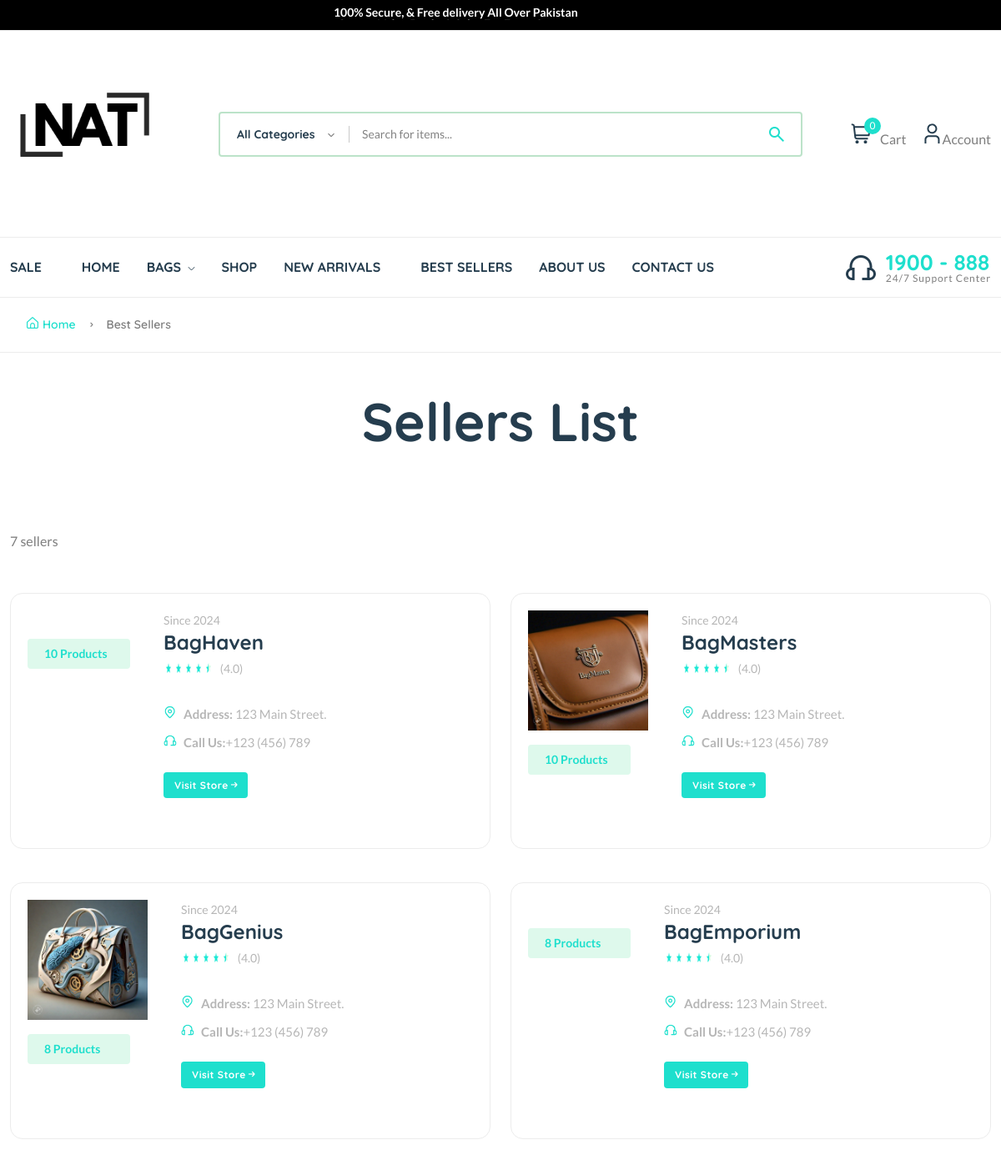
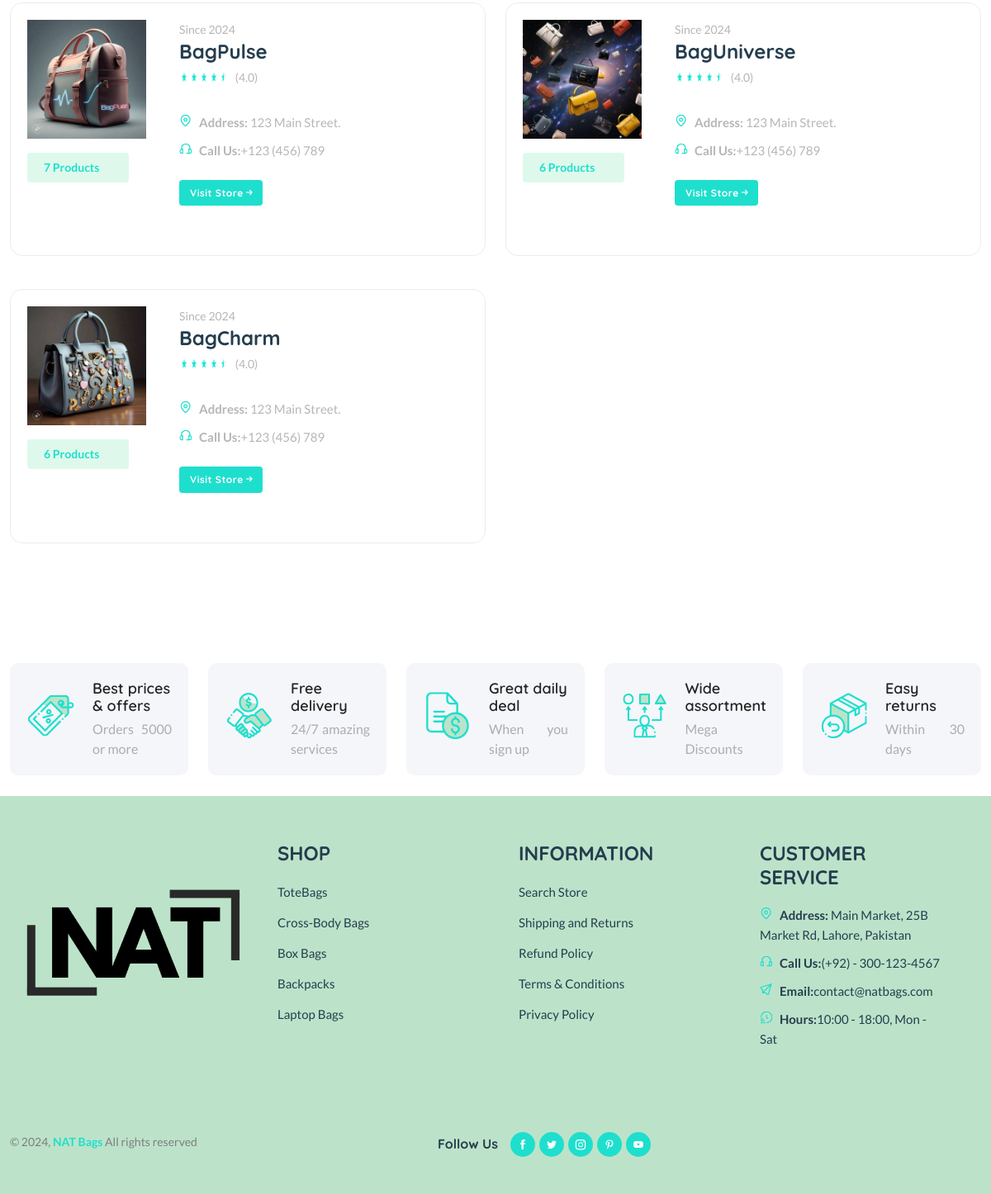
The app's page /vendors/ with its own data (2 pictures, top to bottom).
### core/models.py (models this page shows, shortened)
class Vendor(models.Model):
    vid = ShortUUIDField(unique=True, length=10, max_length=20, prefix="ven", alphabet="abcdefgh12345")
    title = models.CharField(max_length=100, default="NAT")
    image = models.ImageField(upload_to=user_directory_path, default="vendor.jpg")
    cover_image = models.ImageField(upload_to=user_directory_path, default="vendor.jpg")
    description = CKEditor5Field(config_name='extends', null=True, blank=True)
    address = models.CharField(max_length=100, default="123 Main Street.")
    contact = models.CharField(max_length=100, default="+123 (456) 789")
    chat_resp_time = models.CharField(max_length=100, default="100")
    shipping_on_time = models.CharField(max_length=100, default="100")
    authentic_rating = models.CharField(max_length=100, default="100")
    days_return = models.CharField(max_length=100, default="14")
    user = models.ForeignKey(User, on_delete=models.SET_NULL, null=True)
    date = models.DateTimeField(auto_now_add=True, null=True, blank=True)
    class Meta:
        verbose_name_plural = "Vendors"

### core/views.py (the view)
# urls.py: path("vendors/", vendor_list_view, name="vendor-list"),
def vendor_list_view(request):
    vendors = Vendor.objects.all()
    context = {
        "vendors": vendors,
    }
    return render(request, "core/vendor-list.html", context)

### core/context_processor.py (called while the page is built)
def default(request):
    categories = Category.objects.all()
    vendors = Vendor.objects.all()
    min_max_price = Product.objects.aggregate(Min("price"), Max("price"))
    try:
        address = Address.objects.get(user=request.user)
    except:
        address = None
    return {
        'categories':categories,
        'address':address,
        'vendors':vendors,
        'min_max_price':min_max_price,
    }

### templates/core/vendor-list.html (shortened to what this page needs)
{% extends 'partials/base.html' %}
{% load static %}
{% block content %}
    <main class="main pages mb-80">
        <div class="page-header breadcrumb-wrap">
            <div class="container">
                <div class="breadcrumb">
                    <a href="{% url 'core:index' %}" rel="nofollow"><i class="fi-rs-home mr-5"></i>Home</a>
                    <span></span> Best Sellers
                </div>
            </div>
        </div>
        <div class="page-content pt-50">
            <div class="container">
                <div class="archive-header-2 text-center">
                    <h1 class="display-2 mb-50">Sellers List</h1>
                    <div class="row">
                        <div class="col-lg-5 mx-auto">
                        </div>
                    </div>
                </div>
                <div class="row mb-50">
                            <div class="totall-product">
                                <p>{{vendors.count}}</strong> seller{{vendors.count|pluralize}}</p>
                            </div>
                </div>
                <div class="row vendor-grid">
                    {% for v in vendors %}
                    <div class="col-lg-6 col-md-6 col-12 col-sm-6">
                        <div class="vendor-wrap style-2 mb-40">
                            <div class="vendor-img-action-wrap">
                                <div class="vendor-img">
                                    <a href="{% url 'core:vendor-detail' v.vid %}">
                                        <img class="default-img" src="{{v.image.url}}" alt="" />
                                    </a>
                                </div>
                                <div class="mt-10">
                                    <span class="font-small total-product">{{v.product.all.count}} Products</span>
                                </div>
                            </div>
                            <div class="vendor-content-wrap">
                                <div class="mb-30">
                                    <div class="product-category">
                                        <span class="text-muted">Since {{v.date|date:"Y"}}</span>
                                    </div>
                                    <h4 class="mb-5"><a href="{% url 'core:vendor-detail' v.vid %}">{{v.title}}</a></h4>
                                    <div class="product-rate-cover">
                                        <div class="product-rate d-inline-block">
                                            <div class="product-rating" style="width: 90%"></div>
                                        </div>
                                        <span class="font-small ml-5 text-muted"> (4.0)</span>
                                    </div>
                                    <div class="vendor-info d-flex justify-content-between align-items-end mt-30">
                                        <ul class="contact-infor text-muted">
                                            <li><img src="{% static 'assets/imgs/theme/icons/icon-location.svg' %}" alt="" /><strong>Address: </strong> <span>{{v.address}}</span></li>
                                            <li><img src="{% static 'assets/imgs/theme/icons/icon-contact.svg' %}" alt="" /><strong>Call Us:</strong><span>{{v.contact}}</span></li>
                                        </ul>
                                        <br>
                                    </div>
                                    <br>
                                    <a href="{% url 'core:vendor-detail' v.vid %}" class="btn btn-xs">Visit Store <i class="fi-rs-arrow-small-right"></i></a>
                                </div>
                            </div>
                        </div>
                    </div>
                    {% endfor %}
                </div>
            </div>
        </div>
    </main>
    {% endblock content %}

### records on screen
Vendor: product.all.count "10", date "2024", title "BagHaven", address "123 Main Street.", contact "+123 (456) 789"
Vendor: image (picture), product.all.count "10", date "2024", title "BagMasters", address "123 Main Street.", contact "+123 (456) 789"
Vendor: image (picture), product.all.count "8", date "2024", title "BagGenius", address "123 Main Street.", contact "+123 (456) 789"
Vendor: product.all.count "8", date "2024", title "BagEmporium", address "123 Main Street.", contact "+123 (456) 789"
Vendor: image (picture), product.all.count "7", date "2024", title "BagPulse", address "123 Main Street.", contact "+123 (456) 789"
Vendor: image (picture), product.all.count "6", date "2024", title "BagUniverse", address "123 Main Street.", contact "+123 (456) 789"
Vendor: image (picture), product.all.count "6", date "2024", title "BagCharm", address "123 Main Street.", contact "+123 (456) 789"

### other values on screen
{{ request.session.cart_data_obj|length }} "0"
{{ vendors.count }} "7"
